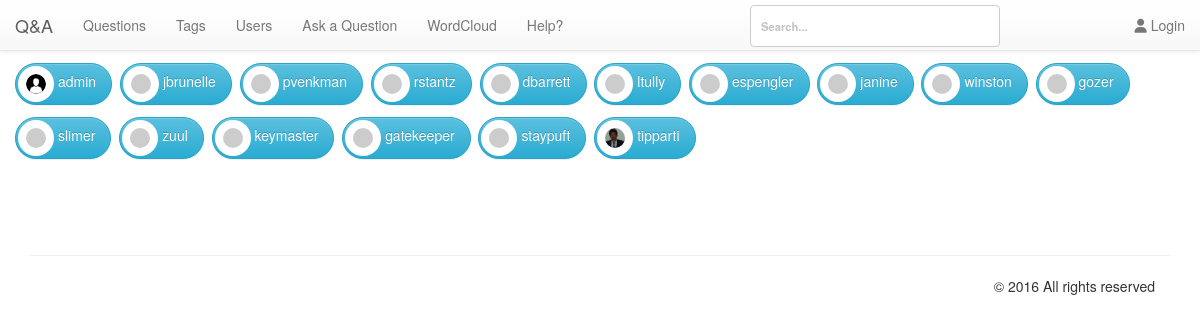
The page /pages/users.php on the database its author committed.
### tables this page shows
CREATE TABLE `qa_blobs` (
  `blobid` bigint(20) UNSIGNED NOT NULL,
  `filename` varchar(255) DEFAULT NULL,
  `userid` int(10) UNSIGNED NOT NULL,
  `gravatar` tinyint(1) NOT NULL,
  `created` datetime DEFAULT NULL
);

CREATE TABLE `qa_users` (
  `userid` int(10) UNSIGNED NOT NULL,
  `created` datetime NOT NULL,
  `email` varchar(80) NOT NULL,
  `handle` varchar(20) NOT NULL,
  `avatarblobid` bigint(20) UNSIGNED DEFAULT NULL,
  `avatarwidth` smallint(5) UNSIGNED DEFAULT NULL,
  `avatarheight` smallint(5) UNSIGNED DEFAULT NULL,
  `passcheck` text,
  `loggedin` datetime NOT NULL
);

### db/db.php (called while the page is built, shortened)
<?php
class Db {
	protected static $connection;
	public function connect() {
		if(!isset(self::$connection)) {
			self::$connection = new mysqli('localhost','admin','M0n@rch$','cs518');
		}
		return self::$connection;
	}
	public function query($query) {
		$connection = $this -> connect();
		$result = $connection -> query($query);
		return $result;
	}
	public function select($query) {
		$rows = array();
		$result = $this -> query($query);
		while ($row = $result -> fetch_assoc()) {
			$rows[] = $row;
		}
		return $rows;
	}
}

### pages/users.php (the view, shortened to what this page needs)
<?php
include ("header.php");
include ("navbar.php");
include_once $_SERVER['DOCUMENT_ROOT'].'/db/db.php';
$connection = new Db();
$bbcode = new BBCode;
$cloud = new WordCloud();
$handle = $connection -> quote($_GET['handle']);
$sql = $connection -> select("SELECT `avatarblobid`,`filename`,`qa_users`.`created`,`qa_users`.`handle`, `gravatar` FROM `qa_users` INNER JOIN `qa_blobs` ON `qa_users`.`avatarblobid` = `qa_blobs`.`blobid` WHERE `qa_users`.`handle`=".$handle.";");
?>
<?php if (isset($_GET['handle'])): ?>
<div class="container">
  <div class="row">
    <div class="col-md-4 col-md-offset-4">
      <div class="alert alert-danger fade in hidden" id="error">
      </div>
    </div>
  </div>
    <div class="row clearfix well">
		<div class="col-md-2 column">
      <?php
      foreach ($sql as $key => $value) {
        $created = $value['created'];
        if ($value['gravatar'] == 0) {
          $pic =	"<img src='/img/uploads/".$value['filename']."' class='img-thumbnail' title='".$value['handle']."'/>";
        } else {
          $pic =	"<img src='".$value['filename']."' class='img-thumbnail' style='width:158px;height:158px;' title='".$value['handle']."'/>";
        }
        echo $pic;
      }
    ?>
        <div id="output"></div>
		</div>
		<div class="col-md-5">
			<blockquote>
				<p>
<?php echo $_GET['handle']; ?>
            </p> <small>Score: 	<?php echo $totalpoints; ?> points (ranked #3)</small>
			</blockquote>
		</div>
	</div>
	<div class="row clearfix">
		<div class="col-md-12 column">
			<div class="tabbable" id="tabs-444468">
				<ul class="nav nav-tabs">
					<li class="active">
						<a href="#panel-200304" data-toggle="tab">About</a>
					</li>
					<li>
						<a href="#panel-567647" data-toggle="tab">Recent Activity</a>
					</li>
          <li>
						<a href="#panel-567649" data-toggle="tab">All Questions</a>
					</li>
          <li>
						<a href="#panel-5676450" data-toggle="tab">All Answers</a>
					</li>
          <li>
            <a href="#starcloud" data-toggle="tab"><i class="fa fa-star-o" aria-hidden="true"></i> Star</a></a>
          </li>
				</ul>
				<div class="tab-content">
					<div class="tab-pane active" id="panel-200304">
            <br/>
						 <div class="row">
                			<div class="col-md-12 column">
                        <div class="col-md-6">
                          <div class="panel panel-info">
                            <div class="panel-heading">User Information</div>
                            <div class="panel-body"><div class="col-md-3">
                              Member for:
                            </div>
                            <div class="col-md-6">
                              <strong><?php
                              $dt = new DateTime($created);
                               $dt->format('F d');
                              echo time_elapsed_string($created)." ( since ".$dt->format('F d')." )"; ?> </strong>
                            </div></div>
                            <div class="panel-body"><div class="col-md-3">
                              Type:
                            </div><div class="col-md-6">
                              <?php
                              $retVal = ($_GET['handle'] == 'admin') ? "Super Administartor" : "Registered user" ;
                              echo $retVal;
                              ?>
                            </div>
                          </div><?php if ($_GET['handle'] == 'admin') { ?>
                            <div class="panel-body"><div class="col-md-3">
                              Extra privileges:
                            </div><div class="col-md-6">
                              Editing any question<br />
Editing any answer<br />
Editing posts silently<br />
Closing any question<br />
Selecting answer for any question<br />
Viewing who voted or flagged posts<br />
Approving or rejecting posts<br />
Hiding or showing any post<br />
Deleting hidden posts<br />
                            </div>
                          </div><?php  } ?>
                          </div>
                        </div>
                        <div class="col-md-6">
                          <div class="panel panel-info">
                               <div class="panel-heading">Activity <strong><?php echo $_GET['handle'];?></strong></div>
                               <div class="panel-body"><div class="col-md-3">
                                 Score:
                               </div>
                               <div class="col-md-6">
                                 <strong><?php echo $totalpoints; ?>  </strong>
                               </div>
                             </div>
                             <div class="panel-body"><div class="col-md-3">
                               Questions:
                             </div>
                             <div class="col-md-6">
                               <strong><?php echo $qposts; ?>  </strong>
                             </div>
                           </div>
                           <div class="panel-body"><div class="col-md-3">
                             Answers:
                           </div>
                           <div class="col-md-6">
                             <strong><?php echo $aposts; ?> </strong>
                           </div>
                         </div>
                         <div class="panel-body"><div class="col-md-3">
                            Voted on:
                         </div>
                         <div class="col-md-6">
                           <strong><?php echo $qvoteds; ?> </strong> question, <strong> <?php echo $avoteds; ?></strong> answers
                         </div>
                       </div>
                       <div class="panel-body"><div class="col-md-3">
                         Gave out:
                       </div>
                       <div class="col-md-6">
                         <strong><?php echo $upvoteds; ?> </strong> up votes, <strong> <?php echo $downvoteds; ?></strong> down votes
                       </div>
                     </div>
                             </div>
                        </div>
            				</div>
            			</div>
					</div>
          <div class="tab-pane" id="panel-567647">
            <div class="row">
              <div class="panel-body">
                      <table class="table table-striped table-hover">
                                <thead>
                                  <tr>
                                    <th>All Posts</th>
                                    <th>Votes</th>
                                  </tr>
                                </thead>
                                <tbody>
                                  <?php $all = $connection -> select("SELECT *,`qa_posts`.`created` as pdate FROM `qa_posts` INNER JOIN `qa_users` ON `qa_posts`.`userid` = `qa_users`.`userid` WHERE `handle`=".$handle." ORDER BY `qa_posts`.`created` DESC;");
                                   foreach ($all as $key => $value) {?>
                                     <tr>
                                       <td><a href="/pages/questions.php?qa=<?php
                                       if ($value['type'] == 'A') {
                                          echo $value['parentid'];
                                       }else {
                                       echo $value['postid'];}
                                       ?>"><?php
                                       if ($value['title'] == NULL) {
                                        echo html_entity_decode($bbcode->Parse($value['content']));
                                       }else{
                                       echo html_entity_decode($bbcode->Parse($value['title']));} ?>
                                                   </a></td>
                                                   <td><?php echo $value['netvotes']; ?></td>
                                                 </tr>
                                    <?php }
                                    ?>
                                </tbody>
                              </table>
    </div>
  </div>
          </div>
          <div class="tab-pane" id="panel-567649">
            <div class="row">
              <div class="panel-body">
                      <table class="table table-striped table-hover">
                                <thead>
                                  <tr>
                                    <th>All Posts</th>
                                    <th>Votes</th>
                                  </tr>
                                </thead>
                                <tbody>
                                  <?php $all = $connection -> select("SELECT * ,`qa_posts`.`created` as pdate FROM `qa_posts` INNER JOIN `qa_users` ON `qa_posts`.`userid` = `qa_users`.`userid` WHERE `handle`=".$handle." AND `type`= 'Q' ORDER BY `qa_posts`.`created` DESC;");
                                   foreach ($all as $key => $value) {?>
                                     <tr>
                                       <td><a href="/pages/questions.php?qa=<?php echo $value['postid']; ?>"><?php echo html_entity_decode($bbcode->Parse($value['title'])); ?>
                                                   </a></td>
                                                   <td><?php echo $value['netvotes'];  ?></td>
                                                 </tr>
                                    <?php }
                                    ?>
                                </tbody>
                              </table>
    </div>
  </div>
          </div>
          <div class="tab-pane" id="panel-5676450">
            <div class="row">
              <div class="panel-body">
                      <table class="table table-striped table-hover">
                                <thead>
                                  <tr>
                                    <th>All Posts</th>
                                    <th>Votes</th>
                                  </tr>
                                </thead>
                                <tbody>
                                  <?php $all = $connection -> select("SELECT *,`qa_posts`.`created` as pdate FROM `qa_posts` INNER JOIN `qa_users` ON `qa_posts`.`userid` = `qa_users`.`userid` WHERE `type`='A' AND `handle`=".$handle." ORDER BY `qa_posts`.`created` DESC;");
                                   foreach ($all as $key => $value) {?>
                                     <tr>
                                       <td><a href="/pages/questions.php?qa=<?php echo $value['parentid']; ?>"><?php echo html_entity_decode($bbcode->Parse($value['content'])); ?>
                                                   </a></td>
                                                   <td><?php echo $value['netvotes'];  ?></td>
                                                 </tr>
                                    <?php }
                                    ?>
                                </tbody>
                              </table>
    </div>
  </div>
          </div>
          <div class="tab-pane wordcloud" id="starcloud">
              <?php
              $sql = $connection -> select("SELECT count(`userid`) AS count FROM `qa_users`;");
              $count;
              foreach ($sql as $key => $value) {
                $count = $value['count'];
              }
              $counts2 = [];
              $counts3 = [];
              $sql = $connection -> select("SELECT * FROM `qa_posts` WHERE `type` = 'Q' AND `userid`=".$_SESSION['userid'].";");
              foreach ($sql as $key => $value) {
                $counts2 = $cloud -> array_merge_recursive_numeric($cloud -> wordcount($value['content']));
              }
              $sql = $connection -> select("SELECT * FROM `qa_posts` WHERE `type` = 'A' AND `userid`=".$_SESSION['userid'].";");
              foreach ($sql as $key => $value) {
                $counts3 = $cloud -> array_merge_recursive_numeric($cloud -> wordcount($value['content']));
              }
              $result = array_merge($counts2, $counts3);
              $cld = $cloud -> cleanup_wordcounts($result);
              foreach ($result as $key => $value){ ?>
                <span data-weight="<?php echo $value;?>"><a href="/pages/word.php?word=<?php echo $key;?>"> <?php echo $key;?> </a> </span>
              <?php } ?>
					</div>
          </div>
  </div>
</div>
        </div>
				</div>
			</div>
		</div>
	</div>
</div>
<?php else:
  $users = '';
  $sql = $connection -> select("SELECT `avatarblobid`,`filename`,`qa_users`.`created`,`qa_users`.`handle`, `gravatar` FROM `qa_users` INNER JOIN `qa_blobs` ON `qa_users`.`avatarblobid` = `qa_blobs`.`blobid` ;");
  foreach ($sql as $key => $value) {
    if ($value['gravatar'] == 0) {
      $pic =	"<img src='/img/uploads/".$value['filename']."' class='glyphicon btn-glyphicon img-circle' style='width:36px;height:36px;' title='".$value['handle']."'/>";
    } else {
      $pic =	"<img src='".$value['filename']."' class='glyphicon btn-glyphicon img-circle' style='width:36px;height:36px;' title='".$value['handle']."'/>";
    }
    $users = $users.'<a class="btn icon-btn btn-info" href="/pages/users.php?handle='.$value['handle'].'" style="margin-bottom:12px;">'.$pic.$value['handle'].'</a>&nbsp;&nbsp;';
  }
  ?>
<div class="container">
  <div class="row">
<?php echo $users;?>
  </div>
</div>
<?php endif;
include 'footer.php';
 ?>

### css/style.css (style rules this page uses)
div.container a { text-decoration: none; }
.img-circle { border-radius: 20%; }
.img-circle { border-radius: 0; }
div.container { margin-top: 4.5em !important; }
.btn-glyphicon { padding:8px; background:#ffffff; margin-right:4px; }
.btn.icon-btn { padding: 1px 15px 3px 2px; border-radius:50px; }

### css/demo.css (style rules this page uses)
*, *:after, *:before { -webkit-box-sizing: border-box; box-sizing: border-box; }
body { background: #c1c1c1 url(../img/unsplash.jpg) no-repeat center bottom; color: #fff; font-size: 1em; font-family: 'Raleway', Arial, sans-serif; min-height: 500px; }
a { color: #fff; text-decoration: none; outline: none; }

### css/component.css (style rules this page uses)
html, body { height: 100%; }
body { overflow-x: hidden; overflow-y: scroll; }

### rows shown on the page
qa_blobs: filename (picture)
qa_users: handle "admin"
qa_users: handle "jbrunelle"
qa_users: handle "pvenkman"
qa_users: handle "rstantz"
qa_users: handle "dbarrett"
qa_users: handle "ltully"
qa_users: handle "espengler"
qa_users: handle "janine"
qa_users: handle "winston"
qa_users: handle "gozer"
qa_users: handle "slimer"
qa_users: handle "zuul"
qa_users: handle "keymaster"
qa_users: handle "gatekeeper"
qa_users: handle "staypuft"
qa_blobs: filename (picture)
qa_users: handle "tipparti"
